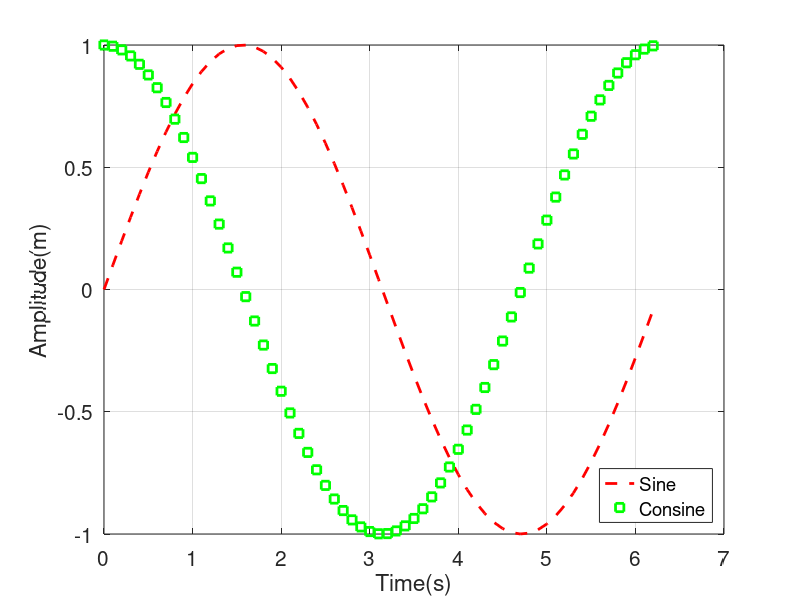
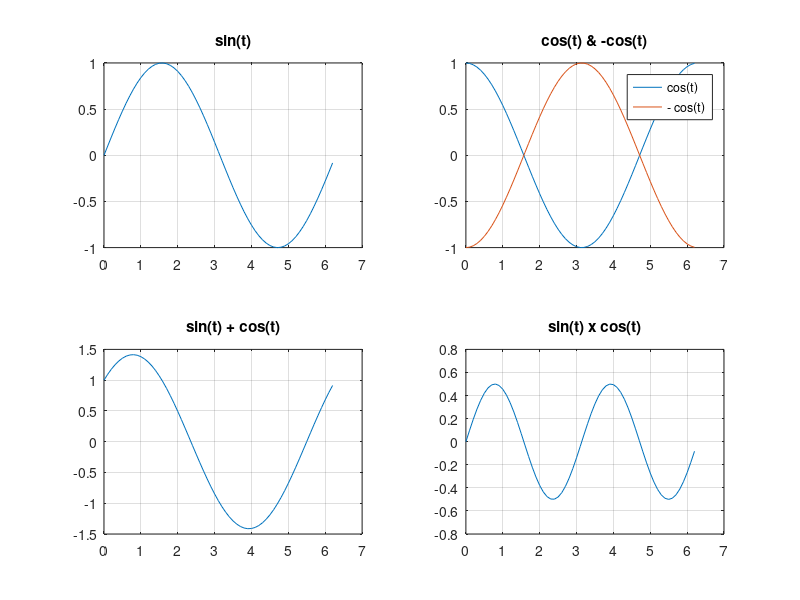
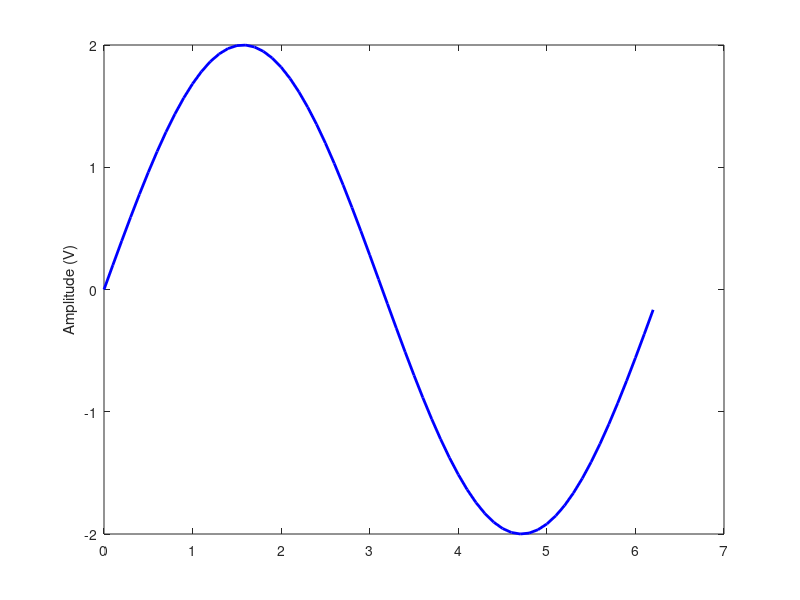

Write the MATLAB code that produced these figures, in order. (Note: this script raises an error after producing the figures.)
clearvars, clc

t=0:0.1:2*pi;
y=sin(t);
z=cos(t);

%%
figure('Position', [90 90 900 600])
% plot(t,y,'LineWidth',2, 'LineStyle','--','Color','red')
plot(t, y, '--r', 'LineW', 2)
hold on; grid on;
plot(t, z, 'sg', 'LineWidth', 2)
xlabel('Time(s)')
ylabel('Amplitude(m)')
legend('Sine', 'Consine', 'Location','southeast')
set(gca, 'FontSize', 15)

%%
figure
subplot(2,2,1)
plot(t,y)
title('sin(t)')
grid on;
subplot(2,2,2)
plot(t,z)
hold on; grid on;
plot(t, -z)
title('cos(t) & -cos(t)')
legend('cos(t)', '- cos(t)')
subplot(2,2,3)
plot(t, y+z)
title('sin(t) + cos(t)')
grid on;
subplot(2,2,4)
plot(t, y.*z)
title('sin(t) x cos(t)')
grid on;

%% Plotting two signals have the different metrics

figure
plot(t,2.*y, 'b', 'LineWidth', 2)
ylabel('Amplitude (V)')
yyaxis right
plot(t, z, 'r', 'LineWidth', 2)
ylabel('Amplitude (psi)')
yyaxis left
xlabel('Time(s)')
set(gca, 'ycolor', 'r')
yyaxis left
set(gca, 'ycolor', 'b')
legend('sin(t)', 'cos(t)', 'Location', 'southoutside')

%% 
figure
plot(t,y) % Plot the sine wave against time
xlabel('Time(s)') % Label the x-axis as 'Time(s)'
ylabel('Amplitude(m)') % Label the y-axis as 'Amplitude(m)'
title('Sine Wave'); % Set the title of the plot to 'Sine Wave'
grid on; % Enable the grid on the plot for better visibility
xlim([-2*pi 2*pi]); % Set the limits of the x-axis from -2π to 2π
ylim([-2 2]); % Set the limits of the y-axis from -2 to 2

xticks(0:pi/3:2*pi) % Define the x-ticks at intervals of π/3 from 0 to 2π
xticklabels(["0", "1/3\pi", "2/3\pi", "\pi", "4/3\pi", "5/3\pi", "2\pi"]) % Set custom labels for the x-ticks

saveas(gca, 'grafic.png') % Save the current figure as 'grafic.png'